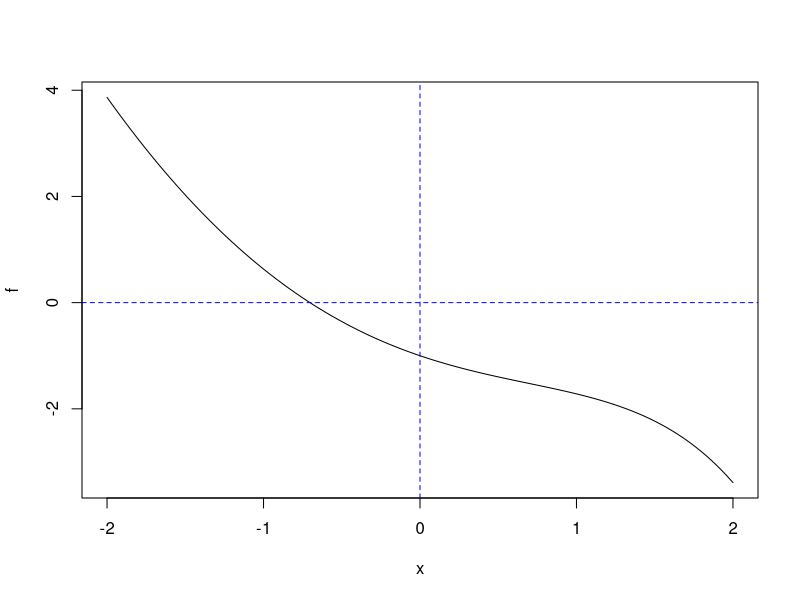

Source code (R):
## ---- chunk 1
knitr::opts_chunk$set(echo = TRUE)
## ---- chunk 2
Fibonacci=numeric(31)
Fibonacci[1]=Fibonacci[2]=1
for(i in 3:31){
  Fibonacci[i]=Fibonacci[i-1]+Fibonacci[i-2]
}

 ratio=numeric(30)              #construct the sequence of ratios
 for (i in 1:30){
   ratio[i]=Fibonacci[i+1]/Fibonacci[i]
 }
 ratio
 
## ---- chunk 3
G_ratio=(1+sqrt(5))/2
G_ratio
abs(G_ratio-ratio[30])
## ---- chunk 4
answer <- 0
for (j in 1:5) answer <- answer + j
answer
## ---- chunk 5
answer <- NULL
for (j in 1:5) answer <- c(answer, j)
answer
## ---- chunk 6
answer <- 0
for (j in 1:5) answer <- c(answer, j)
answer
## ---- chunk 7
answer <- 1
for (j in 1:5) answer <- answer * j
answer
## ---- chunk 8
answer <- 3
for (j in 1:15) answer <- c(answer, (7 * answer[j]) %% 31)
answer
## ---- chunk 9
interest=function(P,n){
  #P is the initial investment amount; n is the number of interest periods(years);
  #I is the amount of interest earned  
  if (n%%1!=0|n<0){
    print('the year should be a positive integer!')
  }
  else if(n<=3){
    I=P*((1+0.04)^n-1)
    return(I)
  }
  else if(n>3){
    I=P*((1+0.05)^n-1)
    return(I)
  }
}
## ---- chunk 10
mortgage=function(P,n,open){
  if (n%%1!=0|n<0){
    print('the year shoud be a positive integer!')
  }
  else if(open==TRUE){
    i=0.005
    R=P*i/(1-(1+i)^(-n))
    return(R)
  }
  else if(open==FALSE){
    i=0.004
    R=P*i/(1-(1+i)^(-n))
    return(R)
  }
}
## ---- chunk 11
Fibonacci=c(1,1)
while(sum(tail(Fibonacci,2)) < 300){
  Fibonacci=c(Fibonacci,sum(tail(Fibonacci,n=2)))
}
Fibonacci
## ---- chunk 12
error=1e-6
value_old=0.006
value_new=0
count=0
while(abs(value_new-value_old)>error){
  if(count>0){
    value_old=value_new
  }
  value_new=(1-(1+value_old)^(-20))/19
  count=count+1
}
value_new
count  #the number of iterations
## ---- chunk 13
Eratosthenes <- function(n) {
 # Print prime numbers up to n (based on the sieve of Eratosthenes)
 if (n >= 2) {
 sieve <- seq(2, n)
 primes=c()
 while (length(sieve) > 0) {
 p <- sieve[1]
 primes <- c(primes, p)
 sieve <- sieve[(sieve %% p) != 0]
 if(p>sqrt(n)){
   break
 }
 }
 primes <- c(primes, sieve)
 return(primes)
} 
  else {
  stop("Input value of n should be at least 2.")
 }
}

#Example 
Eratosthenes(30)
## ---- chunk 14
compound.interest=function(P,i.r,n){
  Total=P*(1+i.r)^n
  return(Total)
}

## ---- chunk 15
compound.interest(1000,0.01,30)

## ---- chunk 16
#Find root of f(x)=0 using bisection method
Bisection=function (f, a, b, num, eps = 1e-05) 
{
    h = abs(b - a)/num
    i = 0
    j = 0
    a1 = b1 = 0
    while (i <= num) {
        a1 = a + i * h
        b1 = a1 + h
        if (f(a1) == 0) {
            print(a1)
            print(f(a1))
        }
        else if (f(b1) == 0) {
            print(b1)
            print(f(b1))
        }
        else if (f(a1) * f(b1) < 0) {
            repeat {
                if (abs(b1 - a1) < eps) 
                  break
                x <- (a1 + b1)/2
                if (f(a1) * f(x) < 0) 
                  b1 <- x
                else a1 <- x
            }
            j = j + 1
            print((a1 + b1)/2)
        }
        i = i + 1
    }
    if (j == 0) 
        print("finding root is fail")
    else print("finding root is successful")
  }


#Example: let f(x)=x^2-e^x
f=function(x){
  value=x^2-exp(x)
  return(value)
}
Bisection(f,-2,2,20)
uniroot(f,c(-1,1))$root #compare our result with the true value

## ---- chunk 17
plot(f,-2,2)
abline(h=0,v=0,col="blue",lty=2)
## ---- chunk 18
mergesort = function (x, decreasing=FALSE) {
n = length(x)
if(n < 2){
seq = x
}
else{
m = floor(n/2)
y = x[1:m]
z = x[(m+1):n]
y = mergesort(y)
z = mergesort(z)
seq = c()
while(min(length(y),length(z)) > 0) {
if(y[1] < z[1]) {
seq = c(seq, y[1])
y = y[-1]
} else {
seq = c(seq, z[1])
z = z[-1]
}
}
if(length(y) > 0)
seq = c(seq, y)
else
seq = c(seq, z)
}
if(decreasing==TRUE)
return(rev(seq))
else
return(seq)
}

#We give an example
x=rnorm(5)
x
mergesort(x,FALSE)   #sort in increasing order
mergesort(x,TRUE) #sort in decreasing order
## ---- chunk 19
Newton_method= function(x_initial, y_initial, f, g, tol=1e-5) {
df = deriv(f, c("x","y"))
dg = deriv(g, c("x","y"))  #find the partial derivatives
x = x_initial
y = y_initial
while(abs(eval(f)) > tol | abs(eval(g)) > tol) {
evdf = eval(df)
evdg = eval(dg)
f = evdf[1]
fx = attr(evdf,"gradient")[1]
fy = attr(evdf,"gradient")[2]
g = evdg[1]
gx = attr(evdg,"gradient")[1]
gy = attr(evdg,"gradient")[2]
d = fx * gy - fy * gx
x = x - (gy*f - fy*g)/d  #get new x and new y
y = y - (fx*g - gx*f)/d
}
return(c(x,y))
  
}
## ---- chunk 20
f = expression(x + y)
g = expression(x^2 + 2*y^2 - 2)
Newton_method(0.5,-0.5,f,g)
Newton_method(-0.5,0.5,f,g)
## ---- chunk 21
directpoly=function(x,coef){
  degree=length(coef)
  value=0
  for(i in 1:degree){
    value=value+coef[i]*x^(i-1)
  }
  return(value)
}

## ---- chunk 22
hornerpoly = function(x,coef) {
n = length(coef)
a = matrix(0, nrow=length(x), ncol=n)  #construc a matrix 
a[,n] = coef[n]
for(i in (n-1):1) {
a[,i] = a[,i+1] * x + coef[i]
}
return(a[,1])
}
#Give an example
hornerpoly(c(2,4,6),c(10,2,3,4,5))

## ---- chunk 23
system.time(directpoly(x=seq(-10, 10, length=5000000),c(1, -2, 2, 3, 4, 6, 7)))
## ---- chunk 24
system.time(hornerpoly(x=seq(-10, 10, length=5000000), c(1, -2, 2, 3, 4, 6, 7)))

## ---- chunk 25
system.time(directpoly(x=seq(-10, 10, length=5000000),c(-3,17,2)))
## ---- chunk 26
system.time(hornerpoly(x=seq(-10, 10, length=5000000), c(-3,17,2)))

